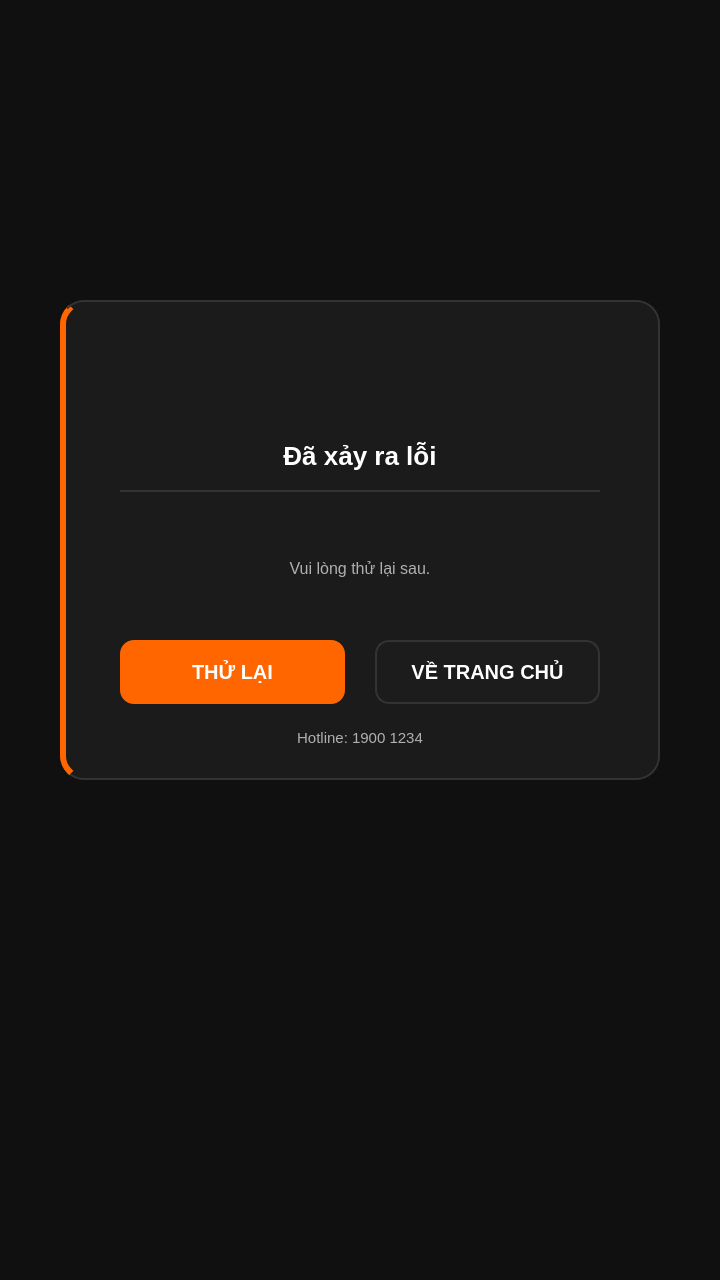
<?xml version="1.0" encoding="UTF-8"?>
<ui version="4.0">
 <class>ErrorDialogContent</class>
 <widget class="QWidget" name="ErrorDialogContent">
  <property name="geometry">
   <rect>
    <x>0</x>
    <y>0</y>
    <width>720</width>
    <height>1280</height>
   </rect>
  </property>
  <property name="windowTitle">
   <string>ErrorDialog</string>
  </property>
  <property name="styleSheet">
   <string notr="true">QWidget#ErrorDialogContent {
    background-color: rgba(10, 10, 10, 217); /* 85% opacity overlay */
    font-family: &quot;Be Vietnam Pro&quot;;
}

QFrame#dialogCard {
    background-color: #1C1B1B;
    border: 2px solid #333333;
    border-left: 6px solid #FF6600;
    border-radius: 24px;
}

QLabel#lblDialogIcon {
    background: transparent;
    border: none;
    color: #FFCC00;
    font-size: 72px;
}

QLabel#lblDialogTitle {
    background: transparent;
    border: none;
    color: #FFFFFF;
    font-size: 26px;
    font-weight: bold;
}

QFrame#lineSeparator {
    background-color: #333333;
    border: none;
}

QLabel#lblDialogMessage {
    background: transparent;
    border: none;
    color: #B0B0B0;
    font-size: 16px;
}

QPushButton#btnRetry {
    background-color: #FF6600;
    border: none;
    border-radius: 14px;
    color: #FFFFFF;
    font-size: 20px;
    font-weight: bold;
}

QPushButton#btnRetry:pressed {
    background-color: #E85C00;
}

QPushButton#btnRetry:disabled {
    background-color: #555555;
    color: #888888;
}

QPushButton#btnGoHome {
    background-color: #1C1C1C;
    border: 2px solid #333333;
    border-radius: 14px;
    color: #FFFFFF;
    font-size: 20px;
    font-weight: bold;
}

QPushButton#btnGoHome:pressed {
    background-color: #333333;
}

QLabel#lblHotline {
    background: transparent;
    border: none;
    color: #B0B0B0;
    font-size: 15px;
}</string>
  </property>
  <widget class="QFrame" name="dialogCard">
   <property name="geometry">
    <rect>
     <x>60</x>
     <y>300</y>
     <width>600</width>
     <height>480</height>
    </rect>
   </property>
   <property name="frameShape">
    <enum>QFrame::StyledPanel</enum>
   </property>
   <property name="frameShadow">
    <enum>QFrame::Raised</enum>
   </property>
   <widget class="QLabel" name="lblDialogIcon">
    <property name="geometry">
     <rect>
      <x>260</x>
      <y>40</y>
      <width>80</width>
      <height>80</height>
     </rect>
    </property>
    <property name="text">
     <string/>
    </property>
    <property name="pixmap">
     <pixmap resource="../resources.qrc">:/assets/error.svg</pixmap>
    </property>
    <property name="scaledContents">
     <bool>true</bool>
    </property>
    <property name="alignment">
     <set>Qt::AlignCenter</set>
    </property>
   </widget>
   <widget class="QLabel" name="lblDialogTitle">
    <property name="geometry">
     <rect>
      <x>40</x>
      <y>130</y>
      <width>520</width>
      <height>52</height>
     </rect>
    </property>
    <property name="text">
     <string>Đã xảy ra lỗi</string>
    </property>
    <property name="alignment">
     <set>Qt::AlignCenter</set>
    </property>
   </widget>
   <widget class="QFrame" name="lineSeparator">
    <property name="geometry">
     <rect>
      <x>60</x>
      <y>190</y>
      <width>480</width>
      <height>2</height>
     </rect>
    </property>
    <property name="frameShape">
     <enum>QFrame::HLine</enum>
    </property>
    <property name="frameShadow">
     <enum>QFrame::Sunken</enum>
    </property>
   </widget>
   <widget class="QLabel" name="lblDialogMessage">
    <property name="geometry">
     <rect>
      <x>40</x>
      <y>208</y>
      <width>520</width>
      <height>120</height>
     </rect>
    </property>
    <property name="text">
     <string>Vui lòng thử lại sau.</string>
    </property>
    <property name="alignment">
     <set>Qt::AlignCenter</set>
    </property>
    <property name="wordWrap">
     <bool>true</bool>
    </property>
   </widget>
   <widget class="QPushButton" name="btnRetry">
    <property name="geometry">
     <rect>
      <x>60</x>
      <y>340</y>
      <width>225</width>
      <height>64</height>
     </rect>
    </property>
    <property name="text">
     <string>THỬ LẠI</string>
    </property>
   </widget>
   <widget class="QPushButton" name="btnGoHome">
    <property name="geometry">
     <rect>
      <x>315</x>
      <y>340</y>
      <width>225</width>
      <height>64</height>
     </rect>
    </property>
    <property name="text">
     <string>VỀ TRANG CHỦ</string>
    </property>
   </widget>
   <widget class="QLabel" name="lblHotline">
    <property name="geometry">
     <rect>
      <x>40</x>
      <y>420</y>
      <width>520</width>
      <height>36</height>
     </rect>
    </property>
    <property name="text">
     <string>Hotline: 1900 1234</string>
    </property>
    <property name="alignment">
     <set>Qt::AlignCenter</set>
    </property>
   </widget>
  </widget>
 </widget>
 <resources>
  <include location="../resources.qrc"/>
 </resources>
 <connections/>
</ui>
